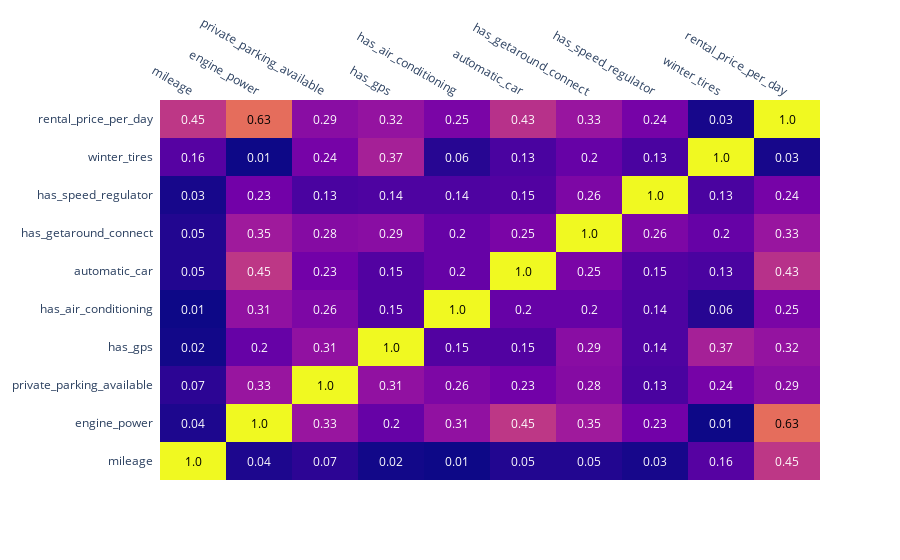

The cell this chart's notebook holds for it:
### Markdown cell above
## Let's check correlations between some of the features

### Code cell
corr_matrix = df_pricing.corr().abs().round(2)
import plotly.figure_factory as ff
fig = ff.create_annotated_heatmap(corr_matrix.values,
                                  x = corr_matrix.columns.tolist(),
                                  y = corr_matrix.index.tolist())
fig.show()

### Figure 1 — Plotly figure (JSON) as saved in the notebook; plotly's stock layout.template omitted (floating-point values rounded to 4 significant figures)
{"data": [{"colorscale": [[0, "#0d0887"], [0.1111, "#46039f"], [0.2222, "#7201a8"], [0.3333, "#9c179e"], [0.4444, "#bd3786"], [0.5556, "#d8576b"], [0.6667, "#ed7953"], [0.7778, "#fb9f3a"], [0.8889, "#fdca26"], [1, "#f0f921"]], "reversescale": false, "showscale": false, "type": "heatmap", "x": ["mileage", "engine_power", "private_parking_available", "has_gps", "has_air_conditioning", "automatic_car", "has_getaround_connect", "has_speed_regulator", "winter_tires", "rental_price_per_day"], "y": ["mileage", "engine_power", "private_parking_available", "has_gps", "has_air_conditioning", "automatic_car", "has_getaround_connect", "has_speed_regulator", "winter_tires", "rental_price_per_day"], "z": [[1, 0.04, 0.07, 0.02, 0.01, 0.05, 0.05, 0.03, 0.16, 0.45], [0.04, 1, 0.33, 0.2, 0.31, 0.45, 0.35, 0.23, 0.01, 0.63], [0.07, 0.33, 1, 0.31, 0.26, 0.23, 0.28, 0.13, 0.24, 0.29], [0.02, 0.2, 0.31, 1, 0.15, 0.15, 0.29, 0.14, 0.37, 0.32], [0.01, 0.31, 0.26, 0.15, 1, 0.2, 0.2, 0.14, 0.06, 0.25], [0.05, 0.45, 0.23, 0.15, 0.2, 1, 0.25, 0.15, 0.13, 0.43], [0.05, 0.35, 0.28, 0.29, 0.2, 0.25, 1, 0.26, 0.2, 0.33], [0.03, 0.23, 0.13, 0.14, 0.14, 0.15, 0.26, 1, 0.13, 0.24], [0.16, 0.01, 0.24, 0.37, 0.06, 0.13, 0.2, 0.13, 1, 0.03], [0.45, 0.63, 0.29, 0.32, 0.25, 0.43, 0.33, 0.24, 0.03, 1]]}], "layout": {"annotations": [{"font": {"color": "#000000"}, "showarrow": false, "text": "1.0", "x": "mileage", "xref": "x", "y": "mileage", "yref": "y"}, {"font": {"color": "#FFFFFF"}, "showarrow": false, "text": "0.04", "x": "engine_power", "xref": "x", "y": "mileage", "yref": "y"}, {"font": {"color": "#FFFFFF"}, "showarrow": false, "text": "0.07", "x": "private_parking_available", "xref": "x", "y": "mileage", "yref": "y"}, {"font": {"color": "#FFFFFF"}, "showarrow": false, "text": "0.02", "x": "has_gps", "xref": "x", "y": "mileage", "yref": "y"}, {"font": {"color": "#FFFFFF"}, "showarrow": false, "text": "0.01", "x": "has_air_conditioning", "xref": "x", "y": "mileage", "yref": "y"}, {"font": {"color": "#FFFFFF"}, "showarrow": false, "text": "0.05", "x": "automatic_car", "xref": "x", "y": "mileage", "yref": "y"}, {"font": {"color": "#FFFFFF"}, "showarrow": false, "text": "0.05", "x": "has_getaround_connect", "xref": "x", "y": "mileage", "yref": "y"}, {"font": {"color": "#FFFFFF"}, "showarrow": false, "text": "0.03", "x": "has_speed_regulator", "xref": "x", "y": "mileage", "yref": "y"}, {"font": {"color": "#FFFFFF"}, "showarrow": false, "text": "0.16", "x": "winter_tires", "xref": "x", "y": "mileage", "yref": "y"}, {"font": {"color": "#FFFFFF"}, "showarrow": false, "text": "0.45", "x": "rental_price_per_day", "xref": "x", "y": "mileage", "yref": "y"}, {"font": {"color": "#FFFFFF"}, "showarrow": false, "text": "0.04", "x": "mileage", "xref": "x", "y": "engine_power", "yref": "y"}, {"font": {"color": "#000000"}, "showarrow": false, "text": "1.0", "x": "engine_power", "xref": "x", "y": "engine_power", "yref": "y"}, {"font": {"color": "#FFFFFF"}, "showarrow": false, "text": "0.33", "x": "private_parking_available", "xref": "x", "y": "engine_power", "yref": "y"}, {"font": {"color": "#FFFFFF"}, "showarrow": false, "text": "0.2", "x": "has_gps", "xref": "x", "y": "engine_power", "yref": "y"}, {"font": {"color": "#FFFFFF"}, "showarrow": false, "text": "0.31", "x": "has_air_conditioning", "xref": "x", "y": "engine_power", "yref": "y"}, {"font": {"color": "#FFFFFF"}, "showarrow": false, "text": "0.45", "x": "automatic_car", "xref": "x", "y": "engine_power", "yref": "y"}, {"font": {"color": "#FFFFFF"}, "showarrow": false, "text": "0.35", "x": "has_getaround_connect", "xref": "x", "y": "engine_power", "yref": "y"}, {"font": {"color": "#FFFFFF"}, "showarrow": false, "text": "0.23", "x": "has_speed_regulator", "xref": "x", "y": "engine_power", "yref": "y"}, {"font": {"color": "#FFFFFF"}, "showarrow": false, "text": "0.01", "x": "winter_tires", "xref": "x", "y": "engine_power", "yref": "y"}, {"font": {"color": "#000000"}, "showarrow": false, "text": "0.63", "x": "rental_price_per_day", "xref": "x", "y": "engine_power", "yref": "y"}, {"font": {"color": "#FFFFFF"}, "showarrow": false, "text": "0.07", "x": "mileage", "xref": "x", "y": "private_parking_available", "yref": "y"}, {"font": {"color": "#FFFFFF"}, "showarrow": false, "text": "0.33", "x": "engine_power", "xref": "x", "y": "private_parking_available", "yref": "y"}, {"font": {"color": "#000000"}, "showarrow": false, "text": "1.0", "x": "private_parking_available", "xref": "x", "y": "private_parking_available", "yref": "y"}, {"font": {"color": "#FFFFFF"}, "showarrow": false, "text": "0.31", "x": "has_gps", "xref": "x", "y": "private_parking_available", "yref": "y"}, {"font": {"color": "#FFFFFF"}, "showarrow": false, "text": "0.26", "x": "has_air_conditioning", "xref": "x", "y": "private_parking_available", "yref": "y"}, {"font": {"color": "#FFFFFF"}, "showarrow": false, "text": "0.23", "x": "automatic_car", "xref": "x", "y": "private_parking_available", "yref": "y"}, {"font": {"color": "#FFFFFF"}, "showarrow": false, "text": "0.28", "x": "has_getaround_connect", "xref": "x", "y": "private_parking_available", "yref": "y"}, {"font": {"color": "#FFFFFF"}, "showarrow": false, "text": "0.13", "x": "has_speed_regulator", "xref": "x", "y": "private_parking_available", "yref": "y"}, {"font": {"color": "#FFFFFF"}, "showarrow": false, "text": "0.24", "x": "winter_tires", "xref": "x", "y": "private_parking_available", "yref": "y"}, {"font": {"color": "#FFFFFF"}, "showarrow": false, "text": "0.29", "x": "rental_price_per_day", "xref": "x", "y": "private_parking_available", "yref": "y"}, {"font": {"color": "#FFFFFF"}, "showarrow": false, "text": "0.02", "x": "mileage", "xref": "x", "y": "has_gps", "yref": "y"}, {"font": {"color": "#FFFFFF"}, "showarrow": false, "text": "0.2", "x": "engine_power", "xref": "x", "y": "has_gps", "yref": "y"}, {"font": {"color": "#FFFFFF"}, "showarrow": false, "text": "0.31", "x": "private_parking_available", "xref": "x", "y": "has_gps", "yref": "y"}, {"font": {"color": "#000000"}, "showarrow": false, "text": "1.0", "x": "has_gps", "xref": "x", "y": "has_gps", "yref": "y"}, {"font": {"color": "#FFFFFF"}, "showarrow": false, "text": "0.15", "x": "has_air_conditioning", "xref": "x", "y": "has_gps", "yref": "y"}, {"font": {"color": "#FFFFFF"}, "showarrow": false, "text": "0.15", "x": "automatic_car", "xref": "x", "y": "has_gps", "yref": "y"}, {"font": {"color": "#FFFFFF"}, "showarrow": false, "text": "0.29", "x": "has_getaround_connect", "xref": "x", "y": "has_gps", "yref": "y"}, {"font": {"color": "#FFFFFF"}, "showarrow": false, "text": "0.14", "x": "has_speed_regulator", "xref": "x", "y": "has_gps", "yref": "y"}, {"font": {"color": "#FFFFFF"}, "showarrow": false, "text": "0.37", "x": "winter_tires", "xref": "x", "y": "has_gps", "yref": "y"}, {"font": {"color": "#FFFFFF"}, "showarrow": false, "text": "0.32", "x": "rental_price_per_day", "xref": "x", "y": "has_gps", "yref": "y"}, {"font": {"color": "#FFFFFF"}, "showarrow": false, "text": "0.01", "x": "mileage", "xref": "x", "y": "has_air_conditioning", "yref": "y"}, {"font": {"color": "#FFFFFF"}, "showarrow": false, "text": "0.31", "x": "engine_power", "xref": "x", "y": "has_air_conditioning", "yref": "y"}, {"font": {"color": "#FFFFFF"}, "showarrow": false, "text": "0.26", "x": "private_parking_available", "xref": "x", "y": "has_air_conditioning", "yref": "y"}, {"font": {"color": "#FFFFFF"}, "showarrow": false, "text": "0.15", "x": "has_gps", "xref": "x", "y": "has_air_conditioning", "yref": "y"}, {"font": {"color": "#000000"}, "showarrow": false, "text": "1.0", "x": "has_air_conditioning", "xref": "x", "y": "has_air_conditioning", "yref": "y"}, {"font": {"color": "#FFFFFF"}, "showarrow": false, "text": "0.2", "x": "automatic_car", "xref": "x", "y": "has_air_conditioning", "yref": "y"}, {"font": {"color": "#FFFFFF"}, "showarrow": false, "text": "0.2", "x": "has_getaround_connect", "xref": "x", "y": "has_air_conditioning", "yref": "y"}, {"font": {"color": "#FFFFFF"}, "showarrow": false, "text": "0.14", "x": "has_speed_regulator", "xref": "x", "y": "has_air_conditioning", "yref": "y"}, {"font": {"color": "#FFFFFF"}, "showarrow": false, "text": "0.06", "x": "winter_tires", "xref": "x", "y": "has_air_conditioning", "yref": "y"}, {"font": {"color": "#FFFFFF"}, "showarrow": false, "text": "0.25", "x": "rental_price_per_day", "xref": "x", "y": "has_air_conditioning", "yref": "y"}, {"font": {"color": "#FFFFFF"}, "showarrow": false, "text": "0.05", "x": "mileage", "xref": "x", "y": "automatic_car", "yref": "y"}, {"font": {"color": "#FFFFFF"}, "showarrow": false, "text": "0.45", "x": "engine_power", "xref": "x", "y": "automatic_car", "yref": "y"}, {"font": {"color": "#FFFFFF"}, "showarrow": false, "text": "0.23", "x": "private_parking_available", "xref": "x", "y": "automatic_car", "yref": "y"}, {"font": {"color": "#FFFFFF"}, "showarrow": false, "text": "0.15", "x": "has_gps", "xref": "x", "y": "automatic_car", "yref": "y"}, {"font": {"color": "#FFFFFF"}, "showarrow": false, "text": "0.2", "x": "has_air_conditioning", "xref": "x", "y": "automatic_car", "yref": "y"}, {"font": {"color": "#000000"}, "showarrow": false, "text": "1.0", "x": "automatic_car", "xref": "x", "y": "automatic_car", "yref": "y"}, {"font": {"color": "#FFFFFF"}, "showarrow": false, "text": "0.25", "x": "has_getaround_connect", "xref": "x", "y": "automatic_car", "yref": "y"}, {"font": {"color": "#FFFFFF"}, "showarrow": false, "text": "0.15", "x": "has_speed_regulator", "xref": "x", "y": "automatic_car", "yref": "y"}, {"font": {"color": "#FFFFFF"}, "showarrow": false, "text": "0.13", "x": "winter_tires", "xref": "x", "y": "automatic_car", "yref": "y"}, {"font": {"color": "#FFFFFF"}, "showarrow": false, "text": "0.43", "x": "rental_price_per_day", "xref": "x", "y": "automatic_car", "yref": "y"}, {"font": {"color": "#FFFFFF"}, "showarrow": false, "text": "0.05", "x": "mileage", "xref": "x", "y": "has_getaround_connect", "yref": "y"}, {"font": {"color": "#FFFFFF"}, "showarrow": false, "text": "0.35", "x": "engine_power", "xref": "x", "y": "has_getaround_connect", "yref": "y"}, {"font": {"color": "#FFFFFF"}, "showarrow": false, "text": "0.28", "x": "private_parking_available", "xref": "x", "y": "has_getaround_connect", "yref": "y"}, {"font": {"color": "#FFFFFF"}, "showarrow": false, "text": "0.29", "x": "has_gps", "xref": "x", "y": "has_getaround_connect", "yref": "y"}, {"font": {"color": "#FFFFFF"}, "showarrow": false, "text": "0.2", "x": "has_air_conditioning", "xref": "x", "y": "has_getaround_connect", "yref": "y"}, {"font": {"color": "#FFFFFF"}, "showarrow": false, "text": "0.25", "x": "automatic_car", "xref": "x", "y": "has_getaround_connect", "yref": "y"}, {"font": {"color": "#000000"}, "showarrow": false, "text": "1.0", "x": "has_getaround_connect", "xref": "x", "y": "has_getaround_connect", "yref": "y"}, {"font": {"color": "#FFFFFF"}, "showarrow": false, "text": "0.26", "x": "has_speed_regulator", "xref": "x", "y": "has_getaround_connect", "yref": "y"}, {"font": {"color": "#FFFFFF"}, "showarrow": false, "text": "0.2", "x": "winter_tires", "xref": "x", "y": "has_getaround_connect", "yref": "y"}, {"font": {"color": "#FFFFFF"}, "showarrow": false, "text": "0.33", "x": "rental_price_per_day", "xref": "x", "y": "has_getaround_connect", "yref": "y"}, {"font": {"color": "#FFFFFF"}, "showarrow": false, "text": "0.03", "x": "mileage", "xref": "x", "y": "has_speed_regulator", "yref": "y"}, {"font": {"color": "#FFFFFF"}, "showarrow": false, "text": "0.23", "x": "engine_power", "xref": "x", "y": "has_speed_regulator", "yref": "y"}, {"font": {"color": "#FFFFFF"}, "showarrow": false, "text": "0.13", "x": "private_parking_available", "xref": "x", "y": "has_speed_regulator", "yref": "y"}, {"font": {"color": "#FFFFFF"}, "showarrow": false, "text": "0.14", "x": "has_gps", "xref": "x", "y": "has_speed_regulator", "yref": "y"}, {"font": {"color": "#FFFFFF"}, "showarrow": false, "text": "0.14", "x": "has_air_conditioning", "xref": "x", "y": "has_speed_regulator", "yref": "y"}, {"font": {"color": "#FFFFFF"}, "showarrow": false, "text": "0.15", "x": "automatic_car", "xref": "x", "y": "has_speed_regulator", "yref": "y"}, {"font": {"color": "#FFFFFF"}, "showarrow": false, "text": "0.26", "x": "has_getaround_connect", "xref": "x", "y": "has_speed_regulator", "yref": "y"}, {"font": {"color": "#000000"}, "showarrow": false, "text": "1.0", "x": "has_speed_regulator", "xref": "x", "y": "has_speed_regulator", "yref": "y"}, {"font": {"color": "#FFFFFF"}, "showarrow": false, "text": "0.13", "x": "winter_tires", "xref": "x", "y": "has_speed_regulator", "yref": "y"}, {"font": {"color": "#FFFFFF"}, "showarrow": false, "text": "0.24", "x": "rental_price_per_day", "xref": "x", "y": "has_speed_regulator", "yref": "y"}, {"font": {"color": "#FFFFFF"}, "showarrow": false, "text": "0.16", "x": "mileage", "xref": "x", "y": "winter_tires", "yref": "y"}, {"font": {"color": "#FFFFFF"}, "showarrow": false, "text": "0.01", "x": "engine_power", "xref": "x", "y": "winter_tires", "yref": "y"}, {"font": {"color": "#FFFFFF"}, "showarrow": false, "text": "0.24", "x": "private_parking_available", "xref": "x", "y": "winter_tires", "yref": "y"}, {"font": {"color": "#FFFFFF"}, "showarrow": false, "text": "0.37", "x": "has_gps", "xref": "x", "y": "winter_tires", "yref": "y"}, {"font": {"color": "#FFFFFF"}, "showarrow": false, "text": "0.06", "x": "has_air_conditioning", "xref": "x", "y": "winter_tires", "yref": "y"}, {"font": {"color": "#FFFFFF"}, "showarrow": false, "text": "0.13", "x": "automatic_car", "xref": "x", "y": "winter_tires", "yref": "y"}, {"font": {"color": "#FFFFFF"}, "showarrow": false, "text": "0.2", "x": "has_getaround_connect", "xref": "x", "y": "winter_tires", "yref": "y"}, {"font": {"color": "#FFFFFF"}, "showarrow": false, "text": "0.13", "x": "has_speed_regulator", "xref": "x", "y": "winter_tires", "yref": "y"}, {"font": {"color": "#000000"}, "showarrow": false, "text": "1.0", "x": "winter_tires", "xref": "x", "y": "winter_tires", "yref": "y"}, {"font": {"color": "#FFFFFF"}, "showarrow": false, "text": "0.03", "x": "rental_price_per_day", "xref": "x", "y": "winter_tires", "yref": "y"}, {"font": {"color": "#FFFFFF"}, "showarrow": false, "text": "0.45", "x": "mileage", "xref": "x", "y": "rental_price_per_day", "yref": "y"}, {"font": {"color": "#000000"}, "showarrow": false, "text": "0.63", "x": "engine_power", "xref": "x", "y": "rental_price_per_day", "yref": "y"}, {"font": {"color": "#FFFFFF"}, "showarrow": false, "text": "0.29", "x": "private_parking_available", "xref": "x", "y": "rental_price_per_day", "yref": "y"}, {"font": {"color": "#FFFFFF"}, "showarrow": false, "text": "0.32", "x": "has_gps", "xref": "x", "y": "rental_price_per_day", "yref": "y"}, {"font": {"color": "#FFFFFF"}, "showarrow": false, "text": "0.25", "x": "has_air_conditioning", "xref": "x", "y": "rental_price_per_day", "yref": "y"}, {"font": {"color": "#FFFFFF"}, "showarrow": false, "text": "0.43", "x": "automatic_car", "xref": "x", "y": "rental_price_per_day", "yref": "y"}, {"font": {"color": "#FFFFFF"}, "showarrow": false, "text": "0.33", "x": "has_getaround_connect", "xref": "x", "y": "rental_price_per_day", "yref": "y"}, {"font": {"color": "#FFFFFF"}, "showarrow": false, "text": "0.24", "x": "has_speed_regulator", "xref": "x", "y": "rental_price_per_day", "yref": "y"}, {"font": {"color": "#FFFFFF"}, "showarrow": false, "text": "0.03", "x": "winter_tires", "xref": "x", "y": "rental_price_per_day", "yref": "y"}, {"font": {"color": "#000000"}, "showarrow": false, "text": "1.0", "x": "rental_price_per_day", "xref": "x", "y": "rental_price_per_day", "yref": "y"}], "autosize": true, "xaxis": {"autorange": true, "dtick": 1, "gridcolor": "rgb(0, 0, 0)", "range": [-0.5, 9.5], "side": "top", "ticks": "", "type": "category"}, "yaxis": {"autorange": true, "dtick": 1, "range": [-0.5311, 9.531], "ticks": "", "ticksuffix": "  ", "type": "category"}}}
